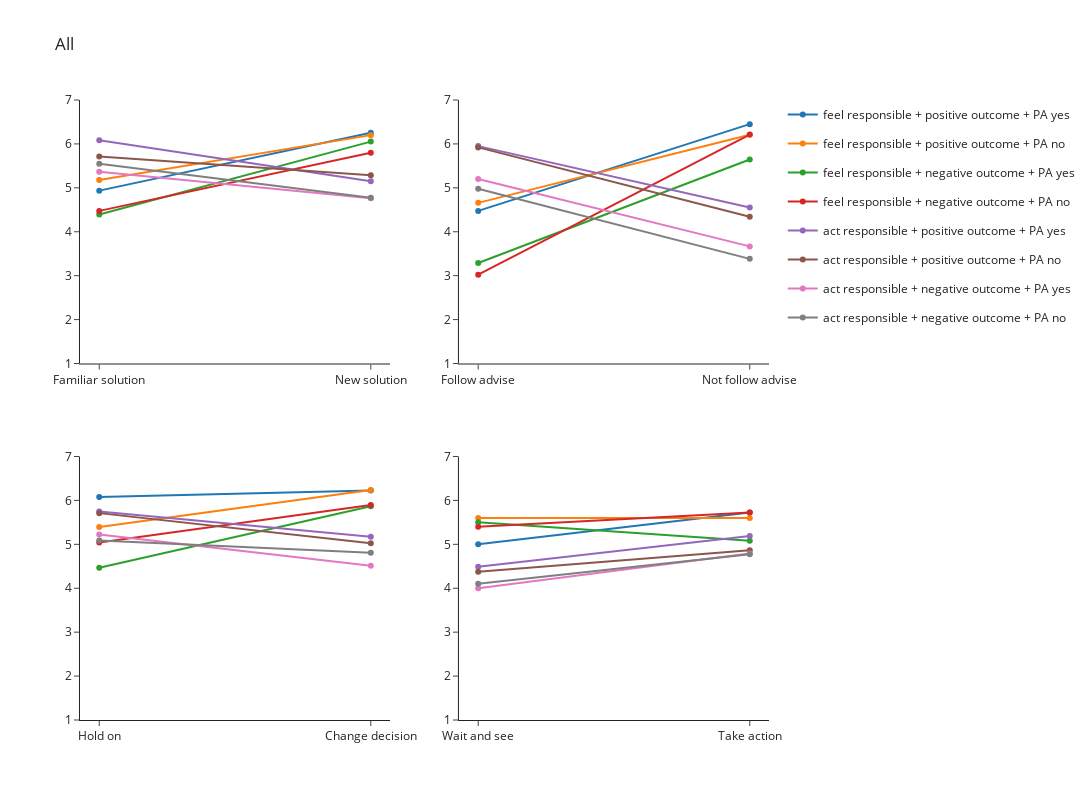

Here is the notebook cell this chart was saved with:
### Code cell
create_line_subplot(data=data_all, output_file_name="scenarios_all", show_fig=True, fig_title="All")

### Figure 1 — Plotly figure (JSON) as saved in the notebook; plotly's stock layout.template omitted (floating-point values rounded to 4 significant figures)
{"data": [{"legendgroup": "feel responsible + positive outcome + PA yes", "marker": {"color": "#1F77B4"}, "mode": "lines+markers", "name": "feel responsible + positive outcome + PA yes", "showlegend": true, "type": "scatter", "x": ["Familiar solution", "New solution"], "xaxis": "x", "y": [4.936, 6.255], "yaxis": "y"}, {"legendgroup": "feel responsible + positive outcome + PA no", "marker": {"color": "#FF7F0E"}, "mode": "lines+markers", "name": "feel responsible + positive outcome + PA no", "showlegend": true, "type": "scatter", "x": ["Familiar solution", "New solution"], "xaxis": "x", "y": [5.178, 6.2], "yaxis": "y"}, {"legendgroup": "feel responsible + negative outcome + PA yes", "marker": {"color": "#2CA02C"}, "mode": "lines+markers", "name": "feel responsible + negative outcome + PA yes", "showlegend": true, "type": "scatter", "x": ["Familiar solution", "New solution"], "xaxis": "x", "y": [4.395, 6.053], "yaxis": "y"}, {"legendgroup": "feel responsible + negative outcome + PA no", "marker": {"color": "#D62728"}, "mode": "lines+markers", "name": "feel responsible + negative outcome + PA no", "showlegend": true, "type": "scatter", "x": ["Familiar solution", "New solution"], "xaxis": "x", "y": [4.475, 5.8], "yaxis": "y"}, {"legendgroup": "act responsible + positive outcome + PA yes", "marker": {"color": "#9467BD"}, "mode": "lines+markers", "name": "act responsible + positive outcome + PA yes", "showlegend": true, "type": "scatter", "x": ["Familiar solution", "New solution"], "xaxis": "x", "y": [6.085, 5.149], "yaxis": "y"}, {"legendgroup": "act responsible + positive outcome + PA no", "marker": {"color": "#8C564B"}, "mode": "lines+markers", "name": "act responsible + positive outcome + PA no", "showlegend": true, "type": "scatter", "x": ["Familiar solution", "New solution"], "xaxis": "x", "y": [5.711, 5.289], "yaxis": "y"}, {"legendgroup": "act responsible + negative outcome + PA yes", "marker": {"color": "#E377C2"}, "mode": "lines+markers", "name": "act responsible + negative outcome + PA yes", "showlegend": true, "type": "scatter", "x": ["Familiar solution", "New solution"], "xaxis": "x", "y": [5.368, 4.763], "yaxis": "y"}, {"legendgroup": "act responsible + negative outcome + PA no", "marker": {"color": "#7F7F7F"}, "mode": "lines+markers", "name": "act responsible + negative outcome + PA no", "showlegend": true, "type": "scatter", "x": ["Familiar solution", "New solution"], "xaxis": "x", "y": [5.55, 4.775], "yaxis": "y"}, {"legendgroup": "feel responsible + positive outcome + PA yes", "marker": {"color": "#1F77B4"}, "mode": "lines+markers", "name": "feel responsible + positive outcome + PA yes", "showlegend": false, "type": "scatter", "x": ["Follow advise", "Not follow advise"], "xaxis": "x2", "y": [4.475, 6.45], "yaxis": "y2"}, {"legendgroup": "feel responsible + positive outcome + PA no", "marker": {"color": "#FF7F0E"}, "mode": "lines+markers", "name": "feel responsible + positive outcome + PA no", "showlegend": false, "type": "scatter", "x": ["Follow advise", "Not follow advise"], "xaxis": "x2", "y": [4.658, 6.211], "yaxis": "y2"}, {"legendgroup": "feel responsible + negative outcome + PA yes", "marker": {"color": "#2CA02C"}, "mode": "lines+markers", "name": "feel responsible + negative outcome + PA yes", "showlegend": false, "type": "scatter", "x": ["Follow advise", "Not follow advise"], "xaxis": "x2", "y": [3.289, 5.644], "yaxis": "y2"}, {"legendgroup": "feel responsible + negative outcome + PA no", "marker": {"color": "#D62728"}, "mode": "lines+markers", "name": "feel responsible + negative outcome + PA no", "showlegend": false, "type": "scatter", "x": ["Follow advise", "Not follow advise"], "xaxis": "x2", "y": [3.021, 6.213], "yaxis": "y2"}, {"legendgroup": "act responsible + positive outcome + PA yes", "marker": {"color": "#9467BD"}, "mode": "lines+markers", "name": "act responsible + positive outcome + PA yes", "showlegend": false, "type": "scatter", "x": ["Follow advise", "Not follow advise"], "xaxis": "x2", "y": [5.95, 4.55], "yaxis": "y2"}, {"legendgroup": "act responsible + positive outcome + PA no", "marker": {"color": "#8C564B"}, "mode": "lines+markers", "name": "act responsible + positive outcome + PA no", "showlegend": false, "type": "scatter", "x": ["Follow advise", "Not follow advise"], "xaxis": "x2", "y": [5.921, 4.342], "yaxis": "y2"}, {"legendgroup": "act responsible + negative outcome + PA yes", "marker": {"color": "#E377C2"}, "mode": "lines+markers", "name": "act responsible + negative outcome + PA yes", "showlegend": false, "type": "scatter", "x": ["Follow advise", "Not follow advise"], "xaxis": "x2", "y": [5.2, 3.667], "yaxis": "y2"}, {"legendgroup": "act responsible + negative outcome + PA no", "marker": {"color": "#7F7F7F"}, "mode": "lines+markers", "name": "act responsible + negative outcome + PA no", "showlegend": false, "type": "scatter", "x": ["Follow advise", "Not follow advise"], "xaxis": "x2", "y": [4.979, 3.383], "yaxis": "y2"}, {"legendgroup": "feel responsible + positive outcome + PA yes", "marker": {"color": "#1F77B4"}, "mode": "lines+markers", "name": "feel responsible + positive outcome + PA yes", "showlegend": false, "type": "scatter", "x": ["Hold on", "Change decision"], "xaxis": "x3", "y": [6.075, 6.225], "yaxis": "y3"}, {"legendgroup": "feel responsible + positive outcome + PA no", "marker": {"color": "#FF7F0E"}, "mode": "lines+markers", "name": "feel responsible + positive outcome + PA no", "showlegend": false, "type": "scatter", "x": ["Hold on", "Change decision"], "xaxis": "x3", "y": [5.395, 6.237], "yaxis": "y3"}, {"legendgroup": "feel responsible + negative outcome + PA yes", "marker": {"color": "#2CA02C"}, "mode": "lines+markers", "name": "feel responsible + negative outcome + PA yes", "showlegend": false, "type": "scatter", "x": ["Hold on", "Change decision"], "xaxis": "x3", "y": [4.467, 5.867], "yaxis": "y3"}, {"legendgroup": "feel responsible + negative outcome + PA no", "marker": {"color": "#D62728"}, "mode": "lines+markers", "name": "feel responsible + negative outcome + PA no", "showlegend": false, "type": "scatter", "x": ["Hold on", "Change decision"], "xaxis": "x3", "y": [5.043, 5.894], "yaxis": "y3"}, {"legendgroup": "act responsible + positive outcome + PA yes", "marker": {"color": "#9467BD"}, "mode": "lines+markers", "name": "act responsible + positive outcome + PA yes", "showlegend": false, "type": "scatter", "x": ["Hold on", "Change decision"], "xaxis": "x3", "y": [5.75, 5.175], "yaxis": "y3"}, {"legendgroup": "act responsible + positive outcome + PA no", "marker": {"color": "#8C564B"}, "mode": "lines+markers", "name": "act responsible + positive outcome + PA no", "showlegend": false, "type": "scatter", "x": ["Hold on", "Change decision"], "xaxis": "x3", "y": [5.711, 5.026], "yaxis": "y3"}, {"legendgroup": "act responsible + negative outcome + PA yes", "marker": {"color": "#E377C2"}, "mode": "lines+markers", "name": "act responsible + negative outcome + PA yes", "showlegend": false, "type": "scatter", "x": ["Hold on", "Change decision"], "xaxis": "x3", "y": [5.222, 4.511], "yaxis": "y3"}, {"legendgroup": "act responsible + negative outcome + PA no", "marker": {"color": "#7F7F7F"}, "mode": "lines+markers", "name": "act responsible + negative outcome + PA no", "showlegend": false, "type": "scatter", "x": ["Hold on", "Change decision"], "xaxis": "x3", "y": [5.085, 4.809], "yaxis": "y3"}, {"legendgroup": "feel responsible + positive outcome + PA yes", "marker": {"color": "#1F77B4"}, "mode": "lines+markers", "name": "feel responsible + positive outcome + PA yes", "showlegend": false, "type": "scatter", "x": ["Wait and see", "Take action"], "xaxis": "x4", "y": [5, 5.723], "yaxis": "y4"}, {"legendgroup": "feel responsible + positive outcome + PA no", "marker": {"color": "#FF7F0E"}, "mode": "lines+markers", "name": "feel responsible + positive outcome + PA no", "showlegend": false, "type": "scatter", "x": ["Wait and see", "Take action"], "xaxis": "x4", "y": [5.6, 5.6], "yaxis": "y4"}, {"legendgroup": "feel responsible + negative outcome + PA yes", "marker": {"color": "#2CA02C"}, "mode": "lines+markers", "name": "feel responsible + negative outcome + PA yes", "showlegend": false, "type": "scatter", "x": ["Wait and see", "Take action"], "xaxis": "x4", "y": [5.5, 5.079], "yaxis": "y4"}, {"legendgroup": "feel responsible + negative outcome + PA no", "marker": {"color": "#D62728"}, "mode": "lines+markers", "name": "feel responsible + negative outcome + PA no", "showlegend": false, "type": "scatter", "x": ["Wait and see", "Take action"], "xaxis": "x4", "y": [5.4, 5.725], "yaxis": "y4"}, {"legendgroup": "act responsible + positive outcome + PA yes", "marker": {"color": "#9467BD"}, "mode": "lines+markers", "name": "act responsible + positive outcome + PA yes", "showlegend": false, "type": "scatter", "x": ["Wait and see", "Take action"], "xaxis": "x4", "y": [4.489, 5.191], "yaxis": "y4"}, {"legendgroup": "act responsible + positive outcome + PA no", "marker": {"color": "#8C564B"}, "mode": "lines+markers", "name": "act responsible + positive outcome + PA no", "showlegend": false, "type": "scatter", "x": ["Wait and see", "Take action"], "xaxis": "x4", "y": [4.378, 4.867], "yaxis": "y4"}, {"legendgroup": "act responsible + negative outcome + PA yes", "marker": {"color": "#E377C2"}, "mode": "lines+markers", "name": "act responsible + negative outcome + PA yes", "showlegend": false, "type": "scatter", "x": ["Wait and see", "Take action"], "xaxis": "x4", "y": [4, 4.789], "yaxis": "y4"}, {"legendgroup": "act responsible + negative outcome + PA no", "marker": {"color": "#7F7F7F"}, "mode": "lines+markers", "name": "act responsible + negative outcome + PA no", "showlegend": false, "type": "scatter", "x": ["Wait and see", "Take action"], "xaxis": "x4", "y": [4.1, 4.775], "yaxis": "y4"}], "layout": {"height": 800, "title": {"text": "All"}, "width": 1100, "xaxis": {"anchor": "y", "domain": [0, 0.45]}, "xaxis2": {"anchor": "y2", "domain": [0.55, 1]}, "xaxis3": {"anchor": "y3", "domain": [0, 0.45]}, "xaxis4": {"anchor": "y4", "domain": [0.55, 1]}, "yaxis": {"anchor": "x", "domain": [0.575, 1], "dtick": 1, "range": [1, 7]}, "yaxis2": {"anchor": "x2", "domain": [0.575, 1], "dtick": 1, "range": [1, 7]}, "yaxis3": {"anchor": "x3", "domain": [0, 0.425], "dtick": 1, "range": [1, 7]}, "yaxis4": {"anchor": "x4", "domain": [0, 0.425], "dtick": 1, "range": [1, 7]}}}
